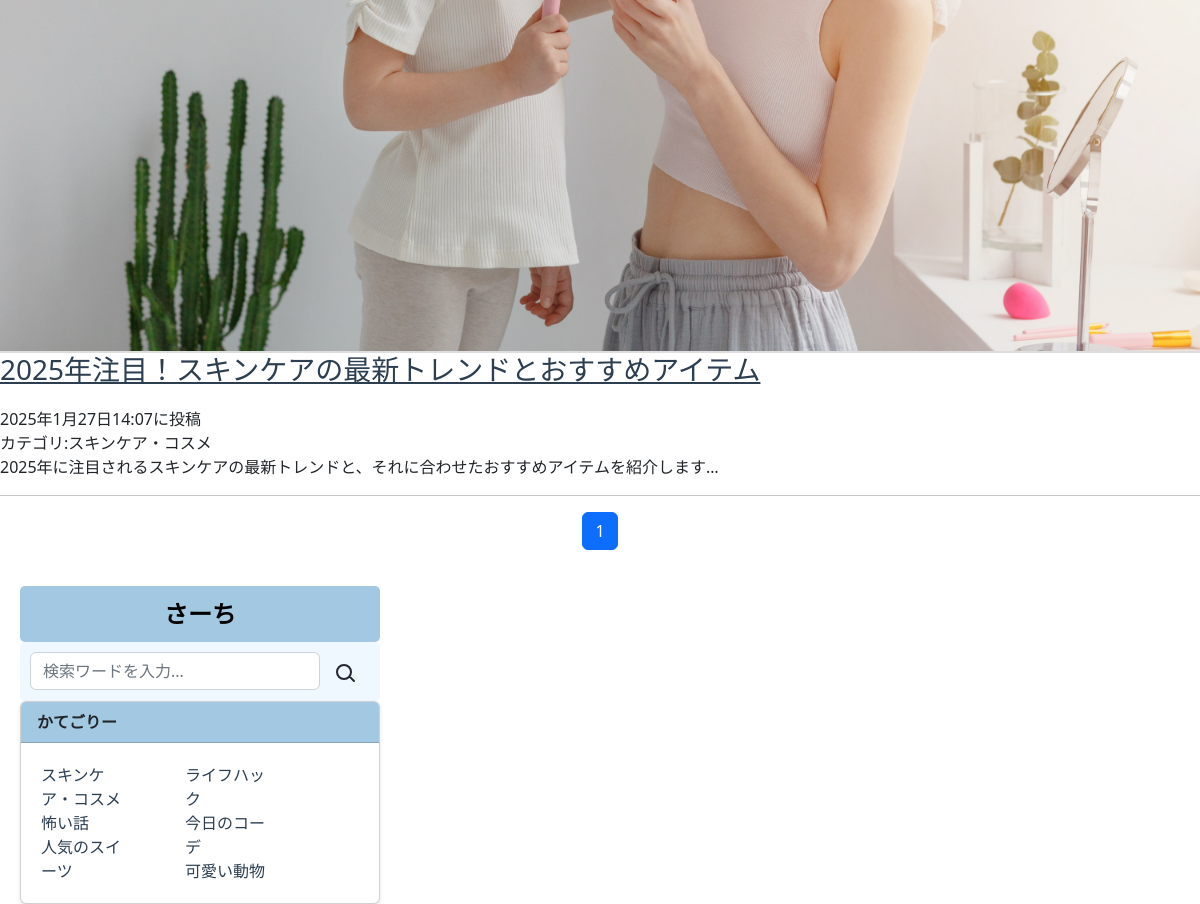
/skincare_list/ (middle part), run on an earlier commit of the app's database.
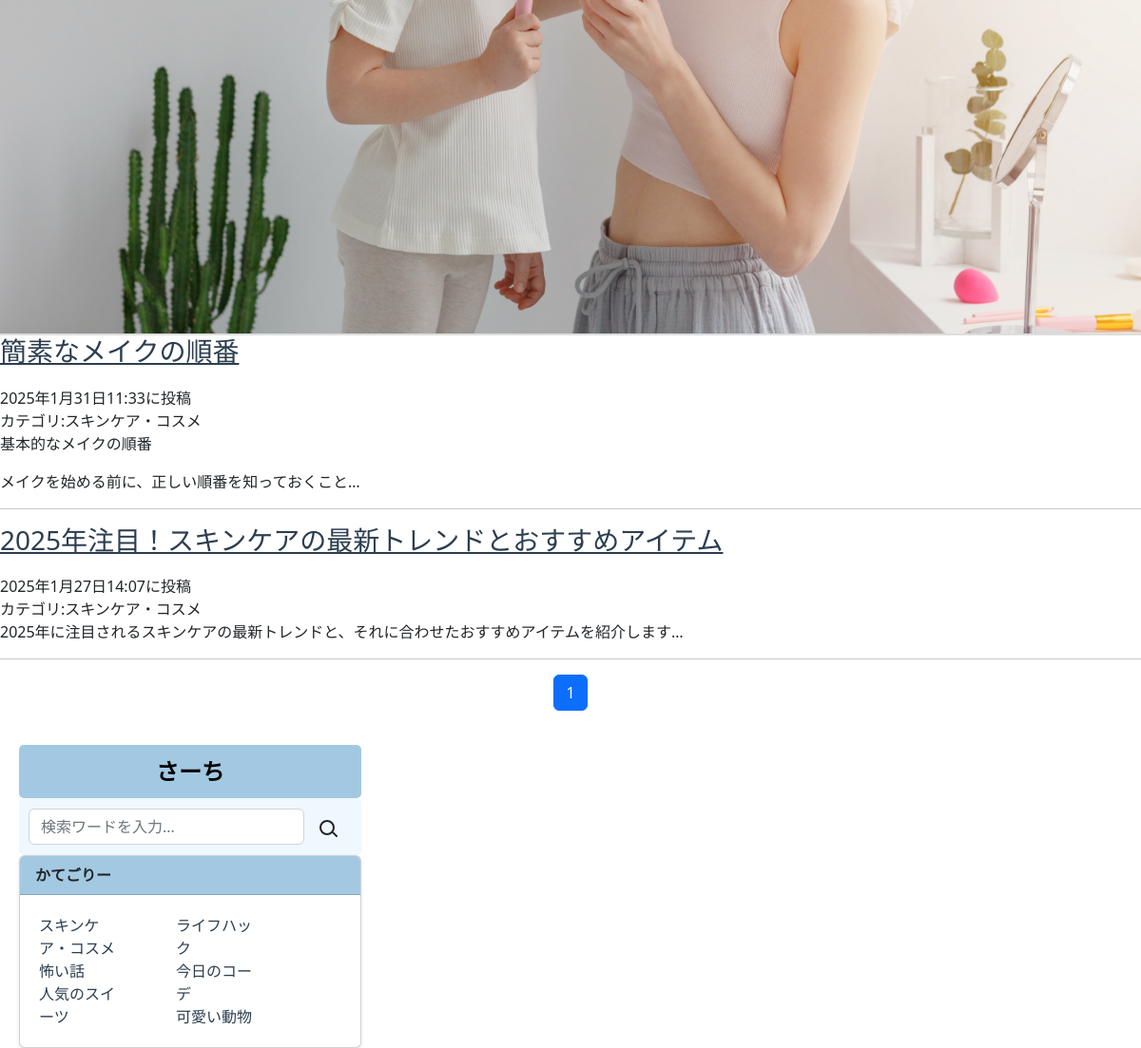
And on a later commit of the database.
### newsapp2/models.py (models this page shows, shortened)
class NewsPost(models.Model):
    CATEGORY = (('スキンケア・コスメ','肌を愛でる毎日。注目のスキンケアとコスメをチェック'),
                ('怖い話','ゾクッとする恐怖体験、あなたの心を震わせる怪談'),
                ('人気のスイーツ','甘い幸せ、今食べたい人気スイーツをチェック！'),
                ('ライフハック','生活をもっと快適に！知って得するライフハック集'),
                ('今日のコーデ','今日のコーデで決まる！毎日のスタイルアイデア'),
                ('可愛い動物','癒される瞬間、可愛い動物たちの癒し動画＆写真')
                )
    title = models.CharField(
        max_length=100,
        verbose_name='タイトル')
    content = models.TextField(verbose_name='本文')
    posted_at = models.DateTimeField(
        auto_now_add=True,
        verbose_name='投稿日時')
    category = models.CharField(
        max_length=50,
        choices=CATEGORY,
        verbose_name='カテゴリ')
    likes = models.PositiveIntegerField(default=0)  # いいね数を保存するフィールド

### newsapp2/views.py (the view)
# urls.py: path('skincare_list/', views.SkinCareListView.as_view(), name='skincare_list'),
class SkinCareListView(ListView):
    template_name = 'skincare_list.html'
    model = NewsPost
    context_object_name = 'skincare_records'
    queryset = NewsPost.objects.filter(category='スキンケア・コスメ').order_by('-posted_at')
    paginate_by=10

### newsapp2/templates/skincare_list.html (shortened to what this page needs)
{% extends 'base.html' %}
{% load static %}
{% block content %}
<header class="masthead"
style="background-image: url({% static 'assets/img/018.jpeg' %})"></header>
    {% for record in skincare_records %}
    <a href="{% url 'newsapp2:news_detail' record.pk %}">
        <div class="title">
            <h3><a href="{% url 'newsapp2:news_detail' record.pk %}">{{record.title}}</a></h3>
        </div>
        <div class="time">{{record.posted_at}}に投稿</div>
        <div class="category">カテゴリ:{{record.category}}</div>
        <div class="content">{{record.content|truncatechars:50|safe}}</div>
        <hr>
    {% empty %}
        <p>まだ投稿がありません。</p>
    {% endfor %}
{% include 'pagination.html' %}
{% endblock %}

What changed in the data, as far as the page shows it:
added NewsPost: title "簡素なメイクの順番", posted_at "2025年1月31日11:33", category "スキンケア・コスメ", content "基本的なメイクの順番 メイクを始める前に、正しい順番を知っておくこと…"
